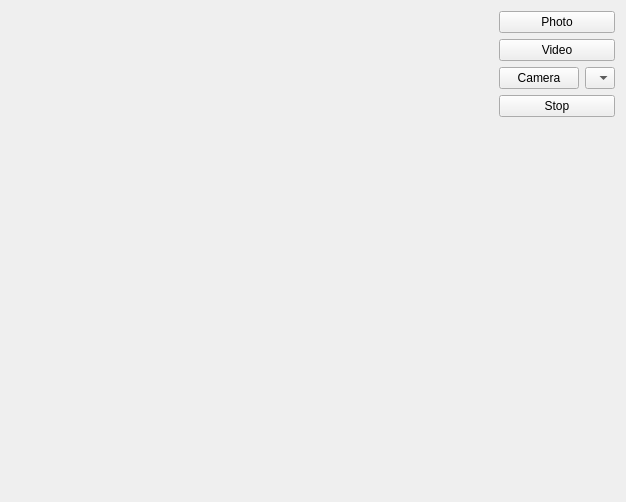
<?xml version="1.0" encoding="UTF-8"?>
<ui version="4.0">
 <class>Form</class>
 <widget class="QWidget" name="Form">
  <property name="geometry">
   <rect>
    <x>0</x>
    <y>0</y>
    <width>626</width>
    <height>502</height>
   </rect>
  </property>
  <property name="windowTitle">
   <string/>
  </property>
  <layout class="QVBoxLayout" name="verticalLayout_2">
   <item>
    <layout class="QHBoxLayout" name="horizontalLayout_2">
     <item>
      <spacer name="horizontalSpacer">
       <property name="orientation">
        <enum>Qt::Horizontal</enum>
       </property>
       <property name="sizeHint" stdset="0">
        <size>
         <width>40</width>
         <height>20</height>
        </size>
       </property>
      </spacer>
     </item>
     <item>
      <layout class="QVBoxLayout" name="verticalLayout">
       <item>
        <widget class="QPushButton" name="btnPhoto">
         <property name="text">
          <string>Photo</string>
         </property>
        </widget>
       </item>
       <item>
        <widget class="QPushButton" name="btnVideo">
         <property name="text">
          <string>Video</string>
         </property>
        </widget>
       </item>
       <item>
        <layout class="QHBoxLayout" name="horizontalLayout">
         <item>
          <widget class="QPushButton" name="btnCamera">
           <property name="text">
            <string>Camera</string>
           </property>
          </widget>
         </item>
         <item>
          <widget class="QComboBox" name="comboBoxCamera">
           <property name="maximumSize">
            <size>
             <width>30</width>
             <height>16777215</height>
            </size>
           </property>
          </widget>
         </item>
        </layout>
       </item>
       <item>
        <widget class="QPushButton" name="btnStop">
         <property name="text">
          <string>Stop</string>
         </property>
        </widget>
       </item>
      </layout>
     </item>
    </layout>
   </item>
   <item>
    <spacer name="verticalSpacer">
     <property name="orientation">
      <enum>Qt::Vertical</enum>
     </property>
     <property name="sizeHint" stdset="0">
      <size>
       <width>20</width>
       <height>450</height>
      </size>
     </property>
    </spacer>
   </item>
  </layout>
 </widget>
 <resources/>
 <connections/>
</ui>
